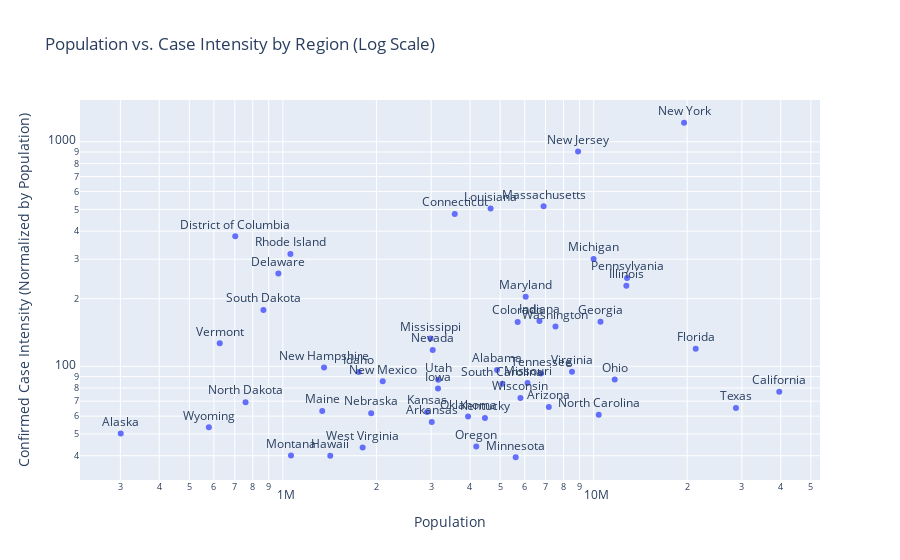

Notebook source saved alongside this figure:
### Markdown cell above
The scatterplot below shows that the confirmed case intensity (total cases normalized by population) is not dependent on population alone.  Some regions still have high population and high case intensity (New York), but there are also several regions with small population and high case intensity (Rhode Island, District of Columbia), as well as several regions with high population and low case intensity (California, Texas).  Thus, our normalized measures of case intensity are appropriate for analysis as response variables against the explanatory variables defined in our Data Cleaning section above.

### Code cell
CasesAndPopByState["Confirmed Case Intensity"]=(10**5)*CasesAndPopByState["Total Confirmed Cases"]/CasesAndPopByState["Population"]
CasesAndPopByState["Death Intensity"]=(10**5)*CasesAndPopByState["Total Deaths"]/CasesAndPopByState["Population"]

fig = px.scatter(CasesAndPopByState, x="Population", y="Confirmed Case Intensity", text="State",
                                  title="Population vs. Case Intensity by Region (Log Scale)")
fig.update_traces(textposition='top center')
fig.update_layout(xaxis_type="log", yaxis_type="log")
fig.update_yaxes(title="Confirmed Case Intensity (Normalized by Population)")

### Figure 1 — Plotly figure (JSON) as saved in the notebook; plotly's stock layout.template omitted (floating-point values rounded to 4 significant figures)
{"data": [{"hovertemplate": "Population=%{x}<br>Confirmed Case Intensity=%{y}<br>State=%{text}<extra></extra>", "legendgroup": "", "marker": {"color": "#636efa", "symbol": "circle"}, "mode": "markers+text", "name": "", "showlegend": false, "text": ["New York", "New Jersey", "Massachusetts", "Pennsylvania", "California", "Michigan", "Illinois", "Florida", "Louisiana", "Texas", "Connecticut", "Georgia", "Maryland", "Washington", "Indiana", "Ohio", "Colorado", "Virginia", "North Carolina", "Tennessee", "Missouri", "Arizona", "Alabama", "South Carolina", "Wisconsin", "Mississippi", "Nevada", "Rhode Island", "Utah", "District of Columbia", "Kentucky", "Iowa", "Delaware", "Oklahoma", "Minnesota", "Oregon", "Kansas", "New Mexico", "Arkansas", "Idaho", "South Dakota", "New Hampshire", "Nebraska", "Maine", "Vermont", "West Virginia", "Hawaii", "North Dakota", "Montana", "Wyoming", "Alaska"], "textposition": "top center", "type": "scatter", "x": [19542209, 8908520, 6902149, 12807060, 39557045, 9995915, 12741080, 21299325, 4659978, 28698674, 3572665, 10519475, 6042718, 7535591, 6691878, 11689442, 5694802, 8517685, 10383620, 6770010, 6126452, 7171646, 4887871, 5084127, 5813568, 2986530, 3034392, 1057315, 3161105, 702455, 4468402, 3156145, 967171, 3943079, 5611179, 4190713, 2911505, 2095428, 3013825, 1753356, 865749, 1356458, 1923434, 1338404, 626299, 1805832, 1420403, 758395, 1061792, 577737, 300776], "xaxis": "x", "y": [1215.0, 905.6, 516.0, 247.1, 77.08, 300.9, 228.2, 119.7, 504.8, 65.17, 476.5, 158.1, 204.0, 150.4, 159.0, 87.45, 157.7, 94.54, 60.94, 92.95, 84.34, 65.87, 96.4, 83.55, 72.23, 133.1, 118.4, 316.4, 87.09, 379.5, 58.95, 79.59, 259.3, 59.78, 39.37, 44.0, 62.54, 85.81, 56.47, 94.39, 178.0, 98.93, 61.82, 63.21, 126.6, 43.47, 39.99, 69.23, 40.12, 53.48, 50.2], "yaxis": "y"}], "layout": {"legend": {"tracegroupgap": 0}, "title": {"text": "Population vs. Case Intensity by Region (Log Scale)"}, "xaxis": {"anchor": "y", "domain": [0, 1], "title": {"text": "Population"}, "type": "log"}, "yaxis": {"anchor": "x", "domain": [0, 1], "title": {"text": "Confirmed Case Intensity (Normalized by Population)"}, "type": "log"}}}
